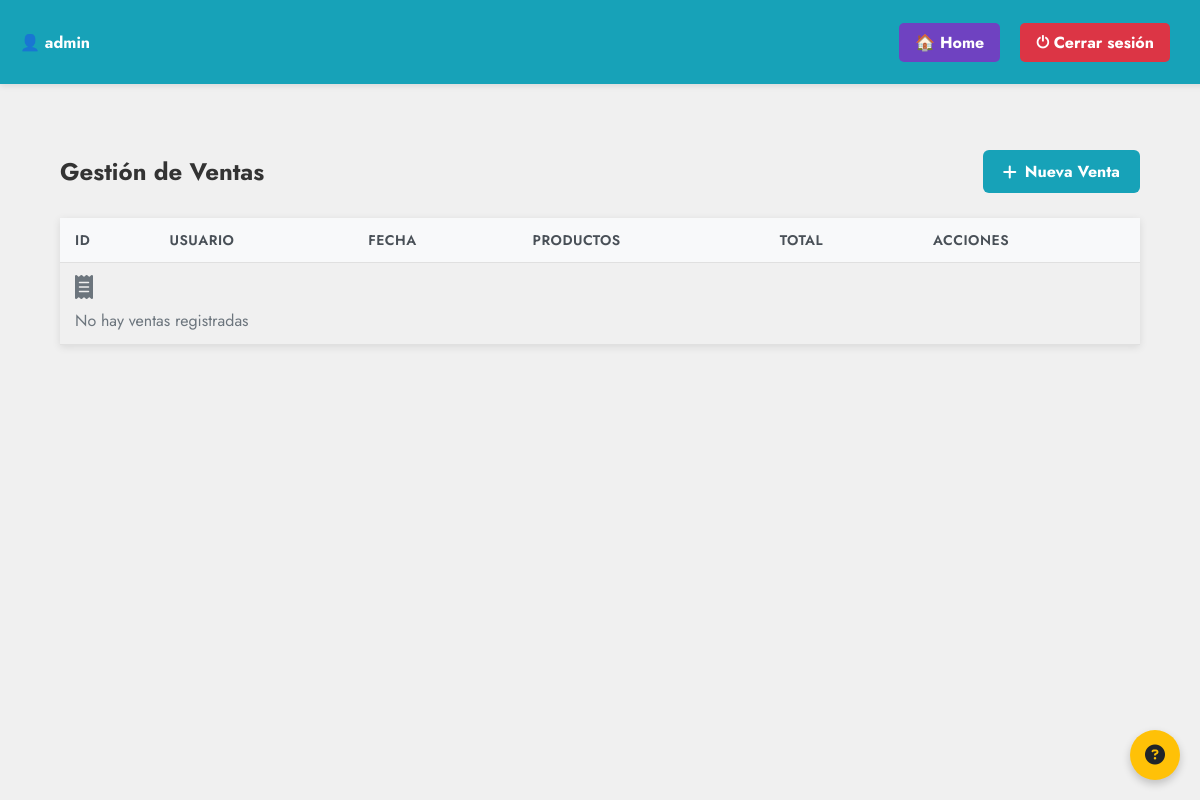
The page /ventas/ (signed in) on the database as committed earlier.
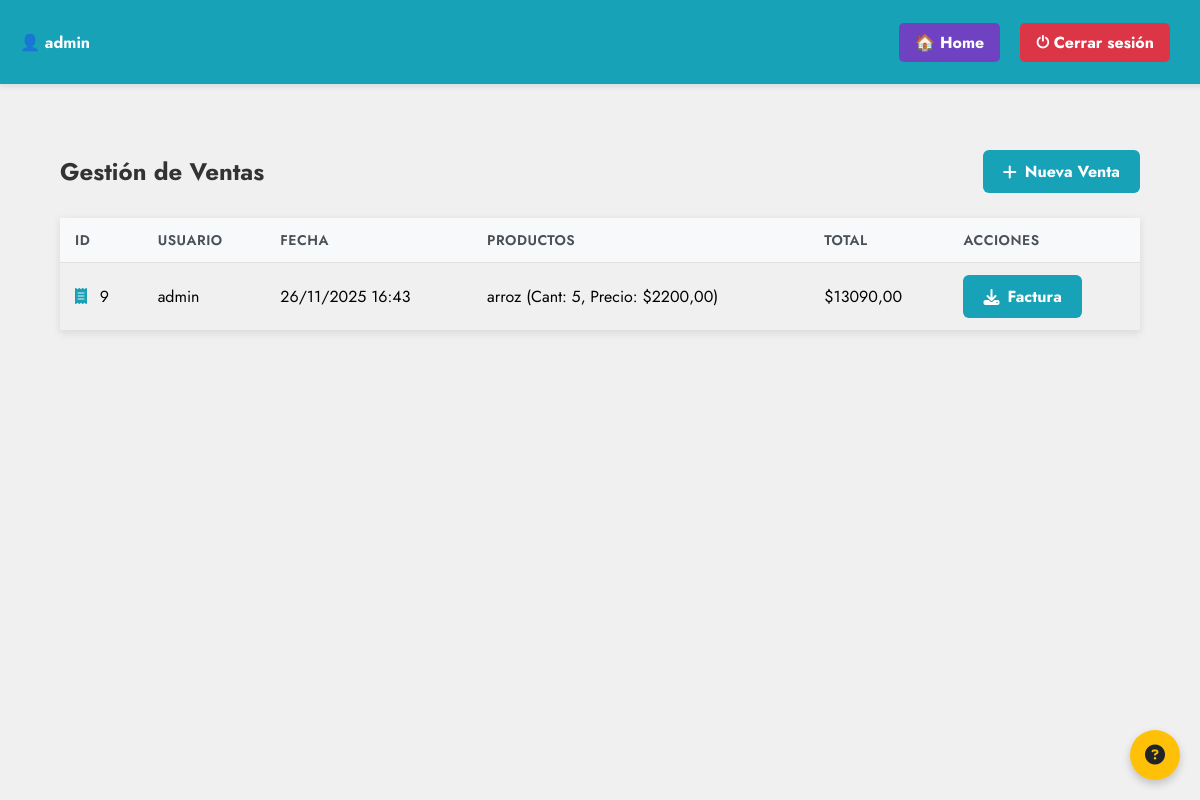
The same page on the database as committed later.
### account/models.py (models this page shows, shortened)
class Venta(models.Model):
    usuario = models.ForeignKey(Usuario, on_delete=models.CASCADE)
    fecha = models.DateTimeField(auto_now_add=True)
    total = models.DecimalField(max_digits=10, decimal_places=2, default=0)
    estado = models.BooleanField(default=True)
    cliente_nombre = models.CharField(max_length=100, blank=True, null=True)
    cliente_cedula = models.CharField(max_length=20, blank=True, null=True)
    nit_empresa = models.CharField(max_length=20, default='202266833-4')
    numero_factura = models.IntegerField(unique=True, blank=True, null=True)

class Usuario(AbstractUser):
    rol = models.ForeignKey('Rol', on_delete=models.SET_NULL, null=True, blank=True)
    estado = models.BooleanField(default=True)
    nombres = models.CharField(max_length=100, blank=True, null=True)
    apellidos = models.CharField(max_length=100, blank=True, null=True)
    class Meta:
        verbose_name = 'Usuario'
        verbose_name_plural = 'Usuarios'

class DetalleVenta(models.Model):
    venta = models.ForeignKey(Venta, on_delete=models.CASCADE)
    producto = models.ForeignKey(Producto, on_delete=models.CASCADE)
    cantidad = models.PositiveIntegerField()
    precio_unitario = models.DecimalField(max_digits=10, decimal_places=2)
    iva = models.DecimalField(max_digits=5, decimal_places=4, default=0.19)
    precio_con_iva = models.DecimalField(max_digits=10, decimal_places=2, blank=True, null=True)

class Producto(models.Model):
    UNIDAD_CHOICES = [
        ('kg', 'Kilogramo'),
        ('ml', 'Mililitro'),
        ('litro', 'Litro'),
        ('unidad', 'Unidad'),
    ]
    MONEDA_CHOICES = [
        ('COP', 'Peso colombiano'),
        ('USD', 'Dólar estadounidense'),
        ('EUR', 'Euro'),
    ]
    nombre = models.CharField(max_length=100)
    descripcion = models.TextField(blank=True, null=True)
    categoria = models.ForeignKey(Categoria, on_delete=models.SET_NULL, null=True, blank=True)
    precio_unitario = models.DecimalField(max_digits=10, decimal_places=2)
    moneda = models.CharField(max_length=3, choices=MONEDA_CHOICES, default='COP')
    cantidad = models.PositiveIntegerField(default=0)
    unidad = models.CharField(max_length=20, choices=UNIDAD_CHOICES, default='unidad')
    sku = models.CharField(max_length=100, unique=True)
    proveedor = models.ForeignKey(Proveedor, on_delete=models.SET_NULL, null=True, blank=True)
    almacen = models.ForeignKey(Almacen, on_delete=models.SET_NULL, null=True, blank=True)
    estado = models.BooleanField(default=True)
    fecha_creacion = models.DateTimeField(auto_now_add=True)
    fecha_modificacion = models.DateTimeField(auto_now=True)
    class Meta:
        verbose_name = 'Producto'
        verbose_name_plural = 'Productos'
        ordering = ['nombre']

### account/views.py (the view)
# urls.py: path('ventas/', ventas_listar, name='ventas_listar'),
@login_required_custom
@role_required(module='ventas', action='leer')
def ventas_listar(request):
    ventas = Venta.objects.select_related('usuario').prefetch_related('detalleventa_set__producto').all().order_by('-fecha')  # Agrega prefetch para detalles
    permisos = {
        'leer': _user_has_permission(request.user, 'ventas', 'leer'),
        'crear': _user_has_permission(request.user, 'ventas', 'crear'),
    }
    return render(request, 'account/ventas_listar.html', {
        'ventas': ventas,
        'titulo': 'Lista de Ventas',
        'permisos': permisos,
    })

### account/templates/account/ventas_listar.html (shortened to what this page needs)
{% load static %}
<!DOCTYPE html>
<html lang="es">
<head>
    <link rel="stylesheet" href="{% static 'account/css/ventas_listar.css' %}">
    <link rel="stylesheet" href="https://cdnjs.cloudflare.com/ajax/libs/font-awesome/6.5.0/css/all.min.css">
</head>
<button id="help-btn" class="help-btn" title="Ayuda">
    <i class="fas fa-question-circle"></i>
</button>
<body class="ventas-lista">
    <div class="topbar">
        <div class="user-info">👤 {{ user.username }}</div>
        <div class="actions">
            <a href="{% url 'dashboard' %}" class="home-btn">🏠 Home</a>
            <a href="{% url 'logout' %}" class="logout-btn">⏻ Cerrar sesión</a>
        </div>
    </div>
    <div class="container">
        <div class="header">
            <h1 class="title">Gestión de Ventas</h1>
            {% if permisos.crear %}
                <a href="{% url 'venta_crear' %}" class="btn btn-primary">
                    <i class="fas fa-plus"></i> Nueva Venta
                </a>
            {% endif %}
        </div>
        <table class="products-table">
            <thead>
                <tr>
                    <th>ID</th>
                    <th>Usuario</th>
                    <th>Fecha</th>
                    <th>Productos</th>
                    <th>Total</th>
                    <th>Acciones</th>
                </tr>
            </thead>
            <tbody>
                {% for venta in ventas %}
                <tr>
                    <td>
                        <i class="fas fa-receipt category-icon"></i>
                        {{ venta.id }}
                    </td>
                    <td>{{ venta.usuario.username }}</td>
                    <td>{{ venta.fecha|date:"d/m/Y H:i" }}</td>
                    <td>
                        <ul style="list-style: none; padding: 0; margin: 0;">
                            {% for detalle in venta.detalleventa_set.all %}
                            <li>{{ detalle.producto.nombre }} (Cant: {{ detalle.cantidad }}, Precio: ${{ detalle.precio_unitario }})</li>
                            {% endfor %}
                        </ul>
                    </td>
                    <td>${{ venta.total }}</td>
                    <td>
                        <a href="{% url 'generar_factura' venta.id %}" class="btn btn-sm btn-primary" title="Descargar Factura">
                            <i class="fas fa-download"></i> Factura
                        </a>
                    </td>
                </tr>
                {% empty %}
                <tr>
                    <td colspan="6" class="no-products">
                        <i class="fas fa-receipt" style="font-size: 24px; margin-bottom: 10px;"></i><br>
                        No hay ventas registradas
                    </td>
                </tr>
                {% endfor %}
            </tbody>
        </table>
    </div>
</body>
</html>

Rows that differ between the two databases and show on the page:
added Venta: id "9", usuario.username "admin", fecha "26/11/2025 16:43", total "13090,00"
added DetalleVenta: producto.nombre "arroz", cantidad "5", precio_unitario "2200,00"
Other text that changed with them:
text no longer shown: "No hay ventas registradas"
